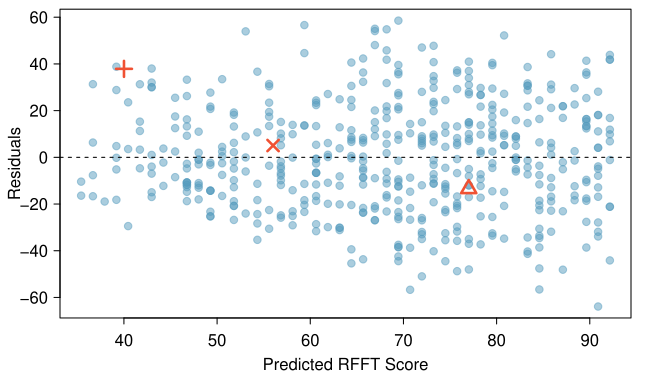

Write the R code that produced this figure.
require(openintro)
data(COL)

myPDF('prevendResidPlot.pdf', 6.51, 3.786,
      mar = c(3, 3, 0.5, 1),
      mgp = c(1.8, 0.6, 0))
these <- c(500, 170, 218)

plot(137.550 - 1.261 * prevend.samp$Age[-these],
     prevend.samp$RFFT[-these] - (137.550 - 1.261 * prevend.samp$Age[-these]),
     pch = 20,
     cex = 1.5,
     col = COL[1, 3],
     xlab = 'Predicted RFFT Score',
     ylab = 'Residuals')
y.extra <- - 1.261 * prevend.samp$Age[these] + rnorm(1,0,0.01)
points(prevend.samp$Age[these] + rnorm(1, 0, 0.01),
       prevend.samp$RFFT[these] - (137.550 + y.extra),
       pch = c(3, 4, 2),
       col = COL[4],
       cex = 1.5,
       lwd = 2.5)
abline(h = 0, lty = 2)
dev.off()
